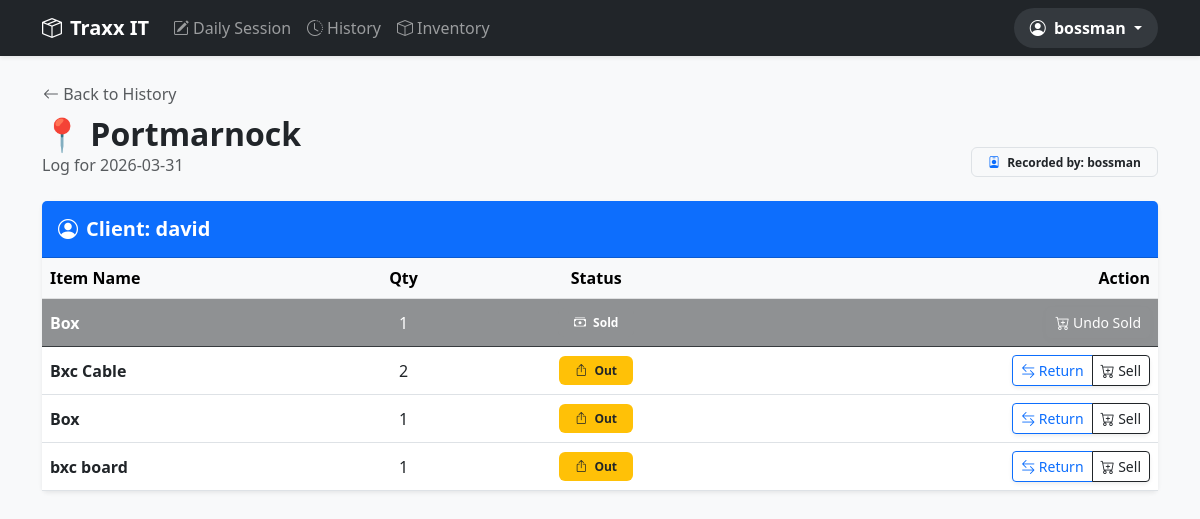
The app's page /history/2026-03-31/1 (signed in) with its own data.
### models.py (models this page shows)
class User(db.Model):
    id = db.Column(db.Integer, primary_key=True)
    username = db.Column(db.String(80), unique=True, nullable=False)
    password = db.Column(db.String(120), nullable=False)
    role = db.Column(db.String(20), default='staff') # 'boss' or 'staff'
    display_name = db.Column(db.String(100), nullable=True)
    is_active = db.Column(db.Boolean, default=True)

class Place(db.Model):
    id = db.Column(db.Integer, primary_key=True)
    name = db.Column(db.String(100), nullable=False)
    is_active = db.Column(db.Boolean, default=True)

class Client(db.Model):
    id = db.Column(db.Integer, primary_key=True)
    name = db.Column(db.String(100), nullable=False)
    is_active = db.Column(db.Boolean, default=True)

class DayRecord(db.Model):
    __tablename__ = 'day_record'
    id = db.Column(db.Integer, primary_key=True)
    timestamp = db.Column(db.DateTime, default=datetime.utcnow)
    item_id = db.Column(db.Integer, db.ForeignKey('item.id'))
    place_id = db.Column(db.Integer, db.ForeignKey('place.id'))
    client_id = db.Column(db.Integer, db.ForeignKey('client.id'))
    user_id = db.Column(db.Integer, db.ForeignKey('user.id'), nullable=False)
    quantity_out = db.Column(db.Integer, nullable=False)
    is_returned = db.Column(db.Boolean, default=False)
    is_sold = db.Column(db.Boolean, default=False)
    item = db.relationship('Item', backref='records')
    place = db.relationship('Place', backref='records')
    client = db.relationship('Client', backref='records')
    author = db.relationship('User', backref='user_records')

class Item(db.Model):
    id = db.Column(db.Integer, primary_key=True)
    name = db.Column(db.String(100), nullable=False)
    quantity = db.Column(db.Integer, default=0)
    user_id = db.Column(db.Integer, db.ForeignKey('user.id'))
    is_active = db.Column(db.Boolean, default=True)

### app.py (the view)
@app.route('/history/<ts>/<int:place_id>')
def session_details(ts, place_id):
    if 'user_id' not in session: return redirect(url_for('login'))
    user = db.session.get(User, session['user_id'])
    place = db.session.get(Place, place_id)
    filters = [
        func.date(DayRecord.timestamp) == ts,
        DayRecord.place_id == place_id
    ]
    if user.role != 'boss':
        filters.append(DayRecord.user_id == user.id)
    records = DayRecord.query.filter(*filters).all()
    if not records:
        flash("No records found or Access Denied.", "warning")
        return redirect(url_for('history'))
    grouped_data = {}
    for r in records:
        r.item_is_archived = not r.item.is_active
        client_name = r.client.name
        if client_name not in grouped_data:
            grouped_data[client_name] = []
        grouped_data[client_name].append(r)
    return render_template('session_details.html',
                           grouped_data=grouped_data,
                           place=place,
                           ts=ts,
                           records=records)

### app.py (called while the page is built)
@app.context_processor
def inject_user():
    if 'user_id' in session:
        user = User.query.get(session['user_id'])
        return dict(current_user=user)
    return dict(current_user=None)

### templates/session_details.html (shortened to what this page needs)
{% extends "base.html" %}
{% block content %}
<div class="mb-4">
    <a href="{{ url_for('history') }}" class="btn btn-link p-0 text-decoration-none text-muted">
        <i class="bi bi-arrow-left"></i> Back to History
    </a>
    <div class="d-flex justify-content-between align-items-end mt-2">
        <div>
            <h2 class="fw-bold mb-0">📍 {{ place.name }}</h2>
            <p class="text-muted mb-0">Log for {{ ts }}</p>
        </div>
        <div class="text-end">
            <span class="badge bg-light text-dark border px-3 py-2">
                <i class="bi bi-person-badge me-1 text-primary"></i>
                Recorded by: <strong>{{ records[0].author.display_name or records[0].author.username }}</strong>
            </span>
        </div>
    </div>
</div>
{% for client_name, items in grouped_data.items() %}
<div class="card shadow-sm border-0 mb-4">
    <div class="card-header bg-primary text-white py-3">
        <h5 class="mb-0 fw-bold"><i class="bi bi-person-circle me-2"></i>Client: {{ client_name }}</h5>
    </div>
    <div class="table-responsive">
        <table class="table align-middle mb-0">
            <thead class="table-light">
                <tr>
                    <th>Item Name</th>
                    <th class="text-center">Qty</th>
                    <th class="text-center">Status</th>
                    <th class="text-end">Action</th>
                </tr>
            </thead>
            <tbody>
                {% for r in items %}
                <tr class="{{ 'table-success opacity-75' if r.is_returned else ('table-dark opacity-50' if r.is_sold else '') }}">
                    <td class="fw-bold">
                        {{ r.item.name }}
                    </td>
                    <td class="text-center">{{ r.quantity_out }}</td>
                    <td class="text-center">
                        {% if r.is_sold %}
                            <span class="badge bg-dark px-3 py-2">
                                <i class="bi bi-cash-stack me-1"></i> Sold
                            </span>
                        {% elif r.is_returned %}
                            <span class="badge bg-success px-3 py-2">
                                <i class="bi bi-check-lg me-1"></i> Returned
                            </span>
                        {% elif r.item_is_archived %}
                            <span class="badge bg-secondary px-3 py-2 text-white">
                                <i class="bi bi-archive-fill me-1"></i> Out (Archived)
                            </span>
                        {% else %}
                            <span class="badge bg-warning text-dark px-3 py-2">
                                <i class="bi bi-box-arrow-up me-1"></i> Out
                            </span>
                        {% endif %}
                    </td>
                    <td class="text-end">
                        {% if r.item_is_archived %}
                            <button class="btn btn-sm btn-light border text-muted px-3" disabled>
                                <i class="bi bi-lock-fill"></i> Locked
                            </button>
                        {% else %}
                            <div class="btn-group shadow-sm">
                                {% if not r.is_sold %}
                                <a href="{{ url_for('toggle_return', record_id=r.id) }}"
                                   class="btn btn-sm {{ 'btn-success' if r.is_returned else 'btn-outline-primary' }}"
                                   title="Toggle Return">
                                    <i class="bi bi-arrow-left-right"></i> Return
                                </a>
                                {% endif %}
                                {% if not r.is_returned %}
                                <a href="{{ url_for('toggle_sold', record_id=r.id) }}"
                                   class="btn btn-sm {{ 'btn-dark text-white' if r.is_sold else 'btn-outline-dark' }}"
                                   onclick="return confirm('{{ 'Undo mark as sold?' if r.is_sold else 'Mark this as sold? Inventory will NOT be replenished.' }}')"
                                   title="{{ 'Unmark as Sold' if r.is_sold else 'Mark as Sold' }}">
                                    <i class="bi bi-cart-plus"></i> {{ 'Undo Sold' if r.is_sold else 'Sell' }}
                                </a>
                                {% endif %}
                            </div>
                        {% endif %}
                    </td>
                </tr>
                {% endfor %}
            </tbody>
        </table>
    </div>
</div>
{% endfor %}
{% endblock %}

### templates/base.html (shortened to what this page needs)
<!DOCTYPE html>
<html lang="en">
<head>
    <link href="https://cdn.jsdelivr.net/npm/bootstrap@5.3.0/dist/css/bootstrap.min.css" rel="stylesheet">
    <link rel="stylesheet" href="https://cdn.jsdelivr.net/npm/bootstrap-icons@1.11.0/font/bootstrap-icons.css">
</head>
<body class="bg-light">
    <nav class="navbar navbar-expand-lg navbar-dark bg-dark shadow-sm mb-4">
        <div class="container">
            <a class="navbar-brand fw-bold" href="{{ url_for('index') }}">
                <i class="bi bi-box-seam me-2"></i>Traxx IT
            </a>
            <div class="collapse navbar-collapse" id="navbarNav">
                <ul class="navbar-nav me-auto">
                    <li class="nav-item">
                        <a class="nav-link" href="{{ url_for('record') }}">
                            <i class="bi bi-pencil-square me-1"></i>Daily Session
                        </a>
                    </li>
                    <li class="nav-item">
                        <a class="nav-link" href="{{ url_for('history') }}">
                            <i class="bi bi-clock-history me-1"></i>History
                        </a>
                    </li>
                    <li class="nav-item">
                        <a class="nav-link" href="{{ url_for('inventory') }}">
                            <i class="bi bi-box me-1"></i>Inventory
                        </a>
                    </li>
                </ul>
                <ul class="navbar-nav ms-auto align-items-center">
                    {% if current_user %}
                    <li class="nav-item dropdown">
                        <a class="nav-link dropdown-toggle fw-bold text-white px-3 py-2 rounded-pill bg-secondary bg-opacity-25"
                           href="#" id="userDropdown" role="button" data-bs-toggle="dropdown" aria-expanded="false">
                            <i class="bi bi-person-circle me-1"></i>
                            {{ current_user.display_name or current_user.username }}
                        </a>
                    </li>
                    {% else %}
                    <li class="nav-item">
                        <a class="nav-link" href="{{ url_for('login') }}">Login</a>
                    </li>
                    {% endif %}
                </ul>
            </div>
        </div>
    </nav>
    <div class="container">
        {% block content %}{% endblock %}
    </div>
</body>
</html>

### records on screen
User: display_name+username "bossman"
Place: name "Portmarnock"
Client: name "david"
DayRecord: item.name "Box", quantity_out "1", shows "Sold", is_sold "Undo Sold"
DayRecord: item.name "Bxc Cable", quantity_out "2", is_returned False (drawn), is_sold "Sell"
DayRecord: item.name "Box", quantity_out "1", is_returned False (drawn), is_sold "Sell"
DayRecord: item.name "bxc board", quantity_out "1", is_returned False (drawn), is_sold "Sell"

### other values on screen
{{ ts }} "2026-03-31"
